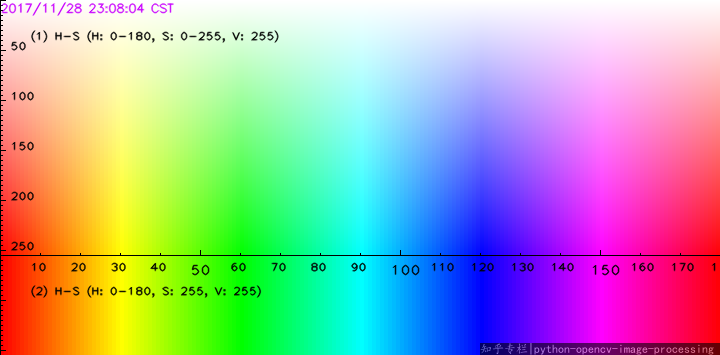
//> input picture ColourSpectrum.png, 720 x 355 px
$ ./distrans ColourSpectrum.png   (built with g++ and OpenCV 4)
//> lines starting //> are read from the running program, lines starting //| are printed output that depends on the picture; after the words box and inside, x2 and y2 are one past the last pixel; in counts of white or black regions, pixels touching at a corner belong together
#include <opencv2/core/utility.hpp>
#include "opencv2/imgproc.hpp"
#include "opencv2/imgcodecs.hpp"
#include "opencv2/highgui.hpp"

#include <stdio.h>

using namespace std;
using namespace cv;

int maskSize0 = DIST_MASK_5;
int voronoiType = -1;
int edgeThresh = 100;
int distType0 = DIST_L1;

// The output and temporary images
Mat gray;

// threshold trackbar callback
static void onTrackbar( int, void* )
{
    static const Scalar colors[] =
    {
        Scalar(0,0,0),
        Scalar(255,0,0),
        Scalar(255,128,0),
        Scalar(255,255,0),
        Scalar(0,255,0),
        Scalar(0,128,255),
        Scalar(0,255,255),
        Scalar(0,0,255),
        Scalar(255,0,255)
    };

    int maskSize = voronoiType >= 0 ? DIST_MASK_5 : maskSize0;
    int distType = voronoiType >= 0 ? DIST_L2 : distType0;

    Mat edge = gray >= edgeThresh, dist, labels, dist8u;

    if( voronoiType < 0 )
        distanceTransform( edge, dist, distType, maskSize );
    else
        distanceTransform( edge, dist, labels, distType, maskSize, voronoiType );

    if( voronoiType < 0 )
    {
        // begin "painting" the distance transform result
        dist *= 5000;
        pow(dist, 0.5, dist);

        Mat dist32s, dist8u1, dist8u2;

        dist.convertTo(dist32s, CV_32S, 1, 0.5);
        dist32s &= Scalar::all(255);

        dist32s.convertTo(dist8u1, CV_8U, 1, 0);
        dist32s *= -1;

        dist32s += Scalar::all(255);
        dist32s.convertTo(dist8u2, CV_8U);

        Mat planes[] = {dist8u1, dist8u2, dist8u2};
        merge(planes, 3, dist8u);
    }
    else
    {
        dist8u.create(labels.size(), CV_8UC3);
        for( int i = 0; i < labels.rows; i++ )
        {
            const int* ll = (const int*)labels.ptr(i);
            const float* dd = (const float*)dist.ptr(i);
            uchar* d = (uchar*)dist8u.ptr(i);
            for( int j = 0; j < labels.cols; j++ )
            {
                int idx = ll[j] == 0 || dd[j] == 0 ? 0 : (ll[j]-1)%8 + 1;
                float scale = 1.f/(1 + dd[j]*dd[j]*0.0004f);
                int b = cvRound(colors[idx][0]*scale);
                int g = cvRound(colors[idx][1]*scale);
                int r = cvRound(colors[idx][2]*scale);
                d[j*3] = (uchar)b;
                d[j*3+1] = (uchar)g;
                d[j*3+2] = (uchar)r;
            }
        }
    }

    imshow("Distance Map", dist8u );
}

static void help()
{
    printf("\nProgram to demonstrate the use of the distance transform function between edge images.\n"
            "Usage:\n"
            "./distrans [image_name -- default image is stuff.jpg]\n"
            "\nHot keys: \n"
            "\tESC - quit the program\n"
            "\tC - use C/Inf metric\n"
            "\tL1 - use L1 metric\n"
            "\tL2 - use L2 metric\n"
            "\t3 - use 3x3 mask\n"
            "\t5 - use 5x5 mask\n"
            "\t0 - use precise distance transform\n"
            "\tv - switch to Voronoi diagram mode\n"
            "\tp - switch to pixel-based Voronoi diagram mode\n"
            "\tSPACE - loop through all the modes\n\n");
}

const char* keys =
{
    "{help h||}{@image |stuff.jpg|input image file}"
};

int main( int argc, const char** argv )
{
    CommandLineParser parser(argc, argv, keys);
    help();
    if (parser.has("help"))
        return 0;
    string filename = parser.get<string>(0);
    gray = imread(samples::findFile(filename), 0);
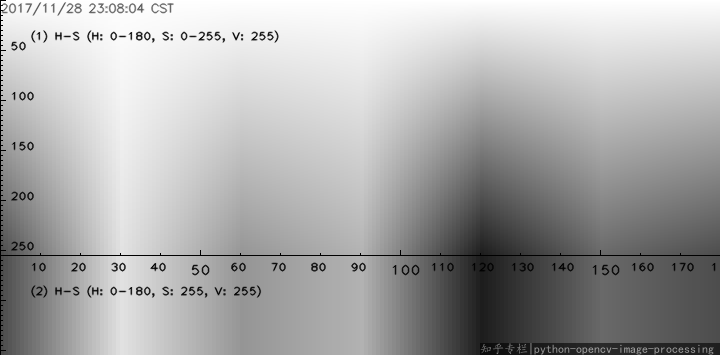
//> gray: 355 rows x 720 cols, CV_8UC1; min 0, max 255, mean 170.2
    if(gray.empty())
    {
        printf("Cannot read image file: %s\n", filename.c_str());
        help();
        return -1;
    }

    namedWindow("Distance Map", 1);
    createTrackbar("Brightness Threshold", "Distance Map", &edgeThresh, 255, onTrackbar, 0);

    for(;;)
    {
        // Call to update the view
        onTrackbar(0, 0);
//> in onTrackbar, `Mat edge = gray >= edgeThresh, dist, labels, dist8u;`:
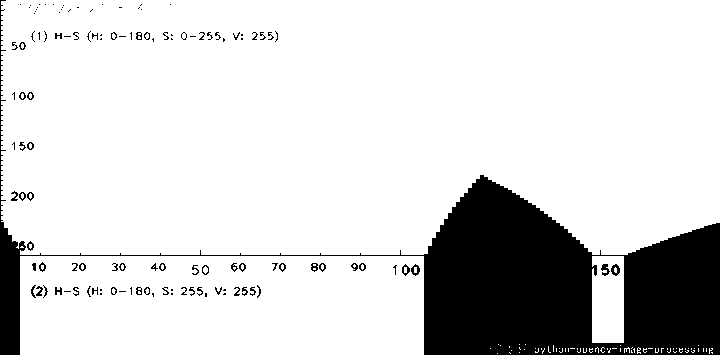
//> edge: 355 rows x 720 cols, CV_8UC1; 84% white; 121 black regions (63 under 20 px), largest, box (x1, y1, x2, y2) and area: (0, 0, 720, 355) 38901, (611, 264, 620, 276) 64, (601, 264, 610, 276) 60
//> in onTrackbar, `distanceTransform( edge, dist, distType, maskSize );`:
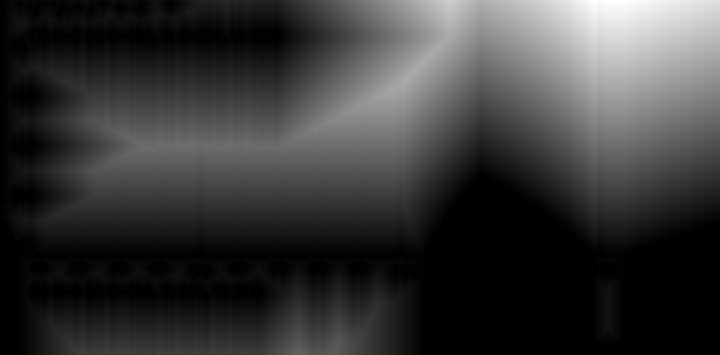
//> dist: 355 rows x 720 cols, CV_32FC1; min 0, max 255, mean 55.5
//> in onTrackbar, `dist.convertTo(dist32s, CV_32S, 1, 0.5);`:
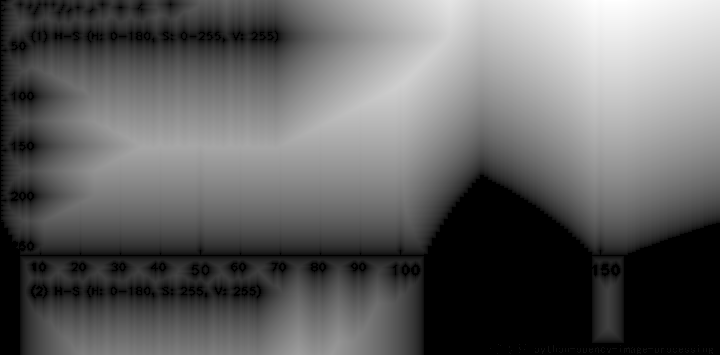
//> dist32s: 355 rows x 720 cols, CV_32SC1; min 0, max 1130, mean 430.9; drawn with min black and max white
//> in onTrackbar, `dist32s &= Scalar::all(255);`:
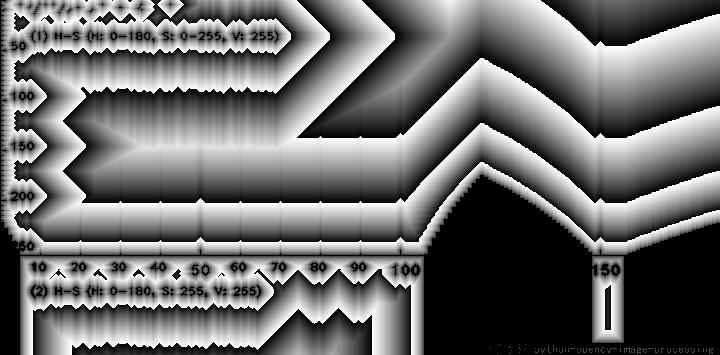
//> dist32s: 355 rows x 720 cols, CV_32SC1; min 0, max 255, mean 110.3
//> in onTrackbar, `dist32s *= -1;`:
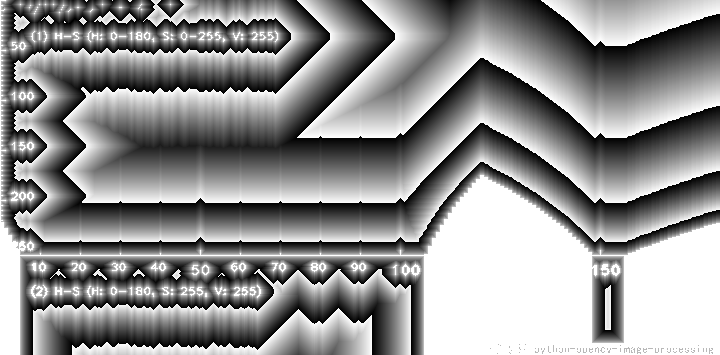
//> dist32s: 355 rows x 720 cols, CV_32SC1; min -255, max 0, mean -110.3; drawn with min black and max white
//> in onTrackbar, `merge(planes, 3, dist8u);`:
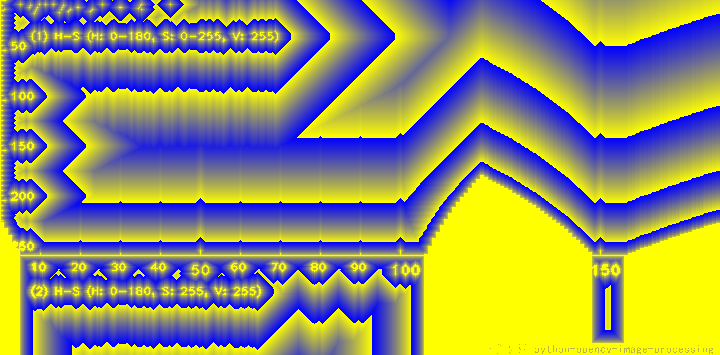
//> dist8u: 355 rows x 720 cols, CV_8UC3; mean B, G, R 110.3, 144.7, 144.7

        char c = (char)waitKey(0);
//> the Esc key is pressed

        if( c == 27 )
            break;

        if( c == 'c' || c == 'C' || c == '1' || c == '2' ||
            c == '3' || c == '5' || c == '0' )
            voronoiType = -1;

        if( c == 'c' || c == 'C' )
            distType0 = DIST_C;
        else if( c == '1' )
            distType0 = DIST_L1;
        else if( c == '2' )
            distType0 = DIST_L2;
        else if( c == '3' )
            maskSize0 = DIST_MASK_3;
        else if( c == '5' )
            maskSize0 = DIST_MASK_5;
        else if( c == '0' )
            maskSize0 = DIST_MASK_PRECISE;
        else if( c == 'v' )
            voronoiType = 0;
        else if( c == 'p' )
            voronoiType = 1;
        else if( c == ' ' )
        {
            if( voronoiType == 0 )
                voronoiType = 1;
            else if( voronoiType == 1 )
            {
                voronoiType = -1;
                maskSize0 = DIST_MASK_3;
                distType0 = DIST_C;
            }
            else if( distType0 == DIST_C )
                distType0 = DIST_L1;
            else if( distType0 == DIST_L1 )
                distType0 = DIST_L2;
            else if( maskSize0 == DIST_MASK_3 )
                maskSize0 = DIST_MASK_5;
            else if( maskSize0 == DIST_MASK_5 )
                maskSize0 = DIST_MASK_PRECISE;
            else if( maskSize0 == DIST_MASK_PRECISE )
                voronoiType = 0;
        }
    }

    return 0;
}
